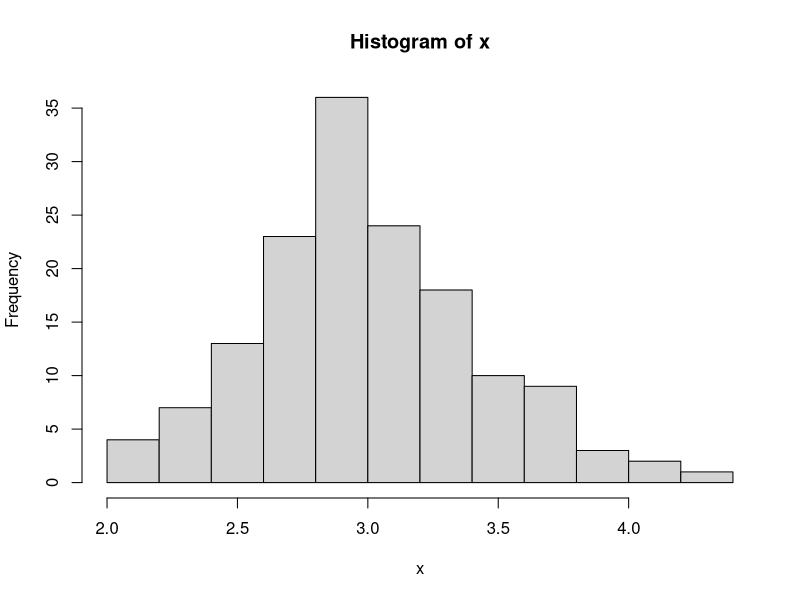
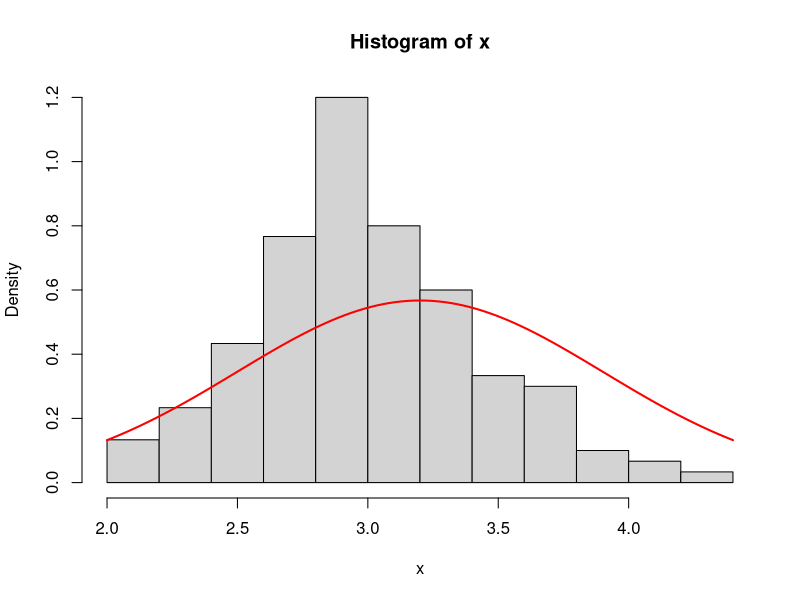
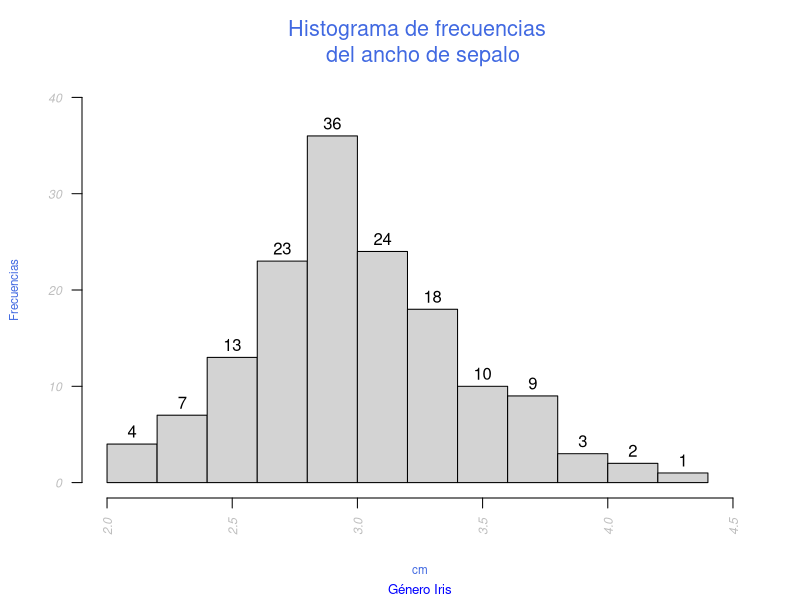
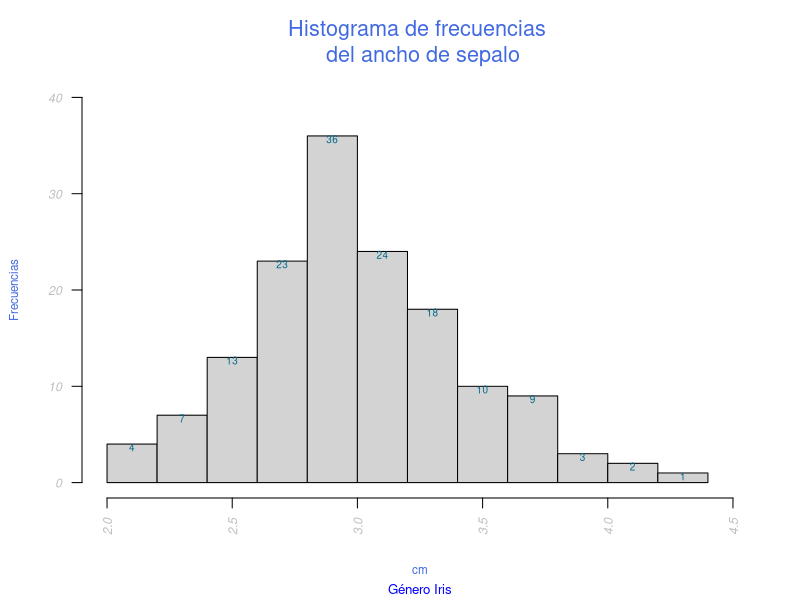
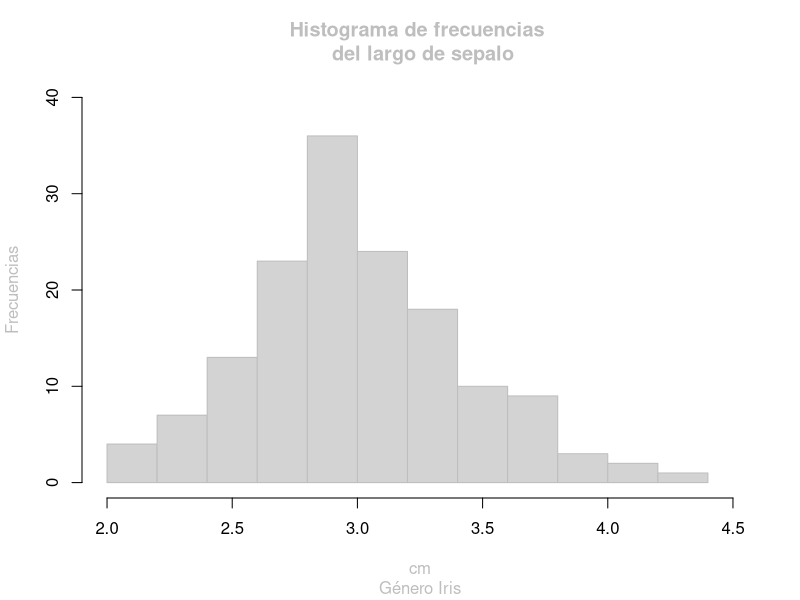
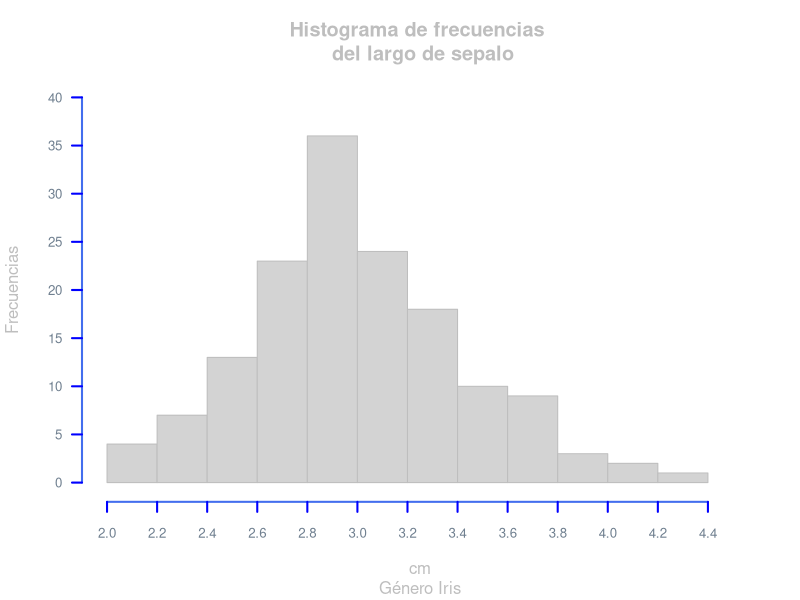
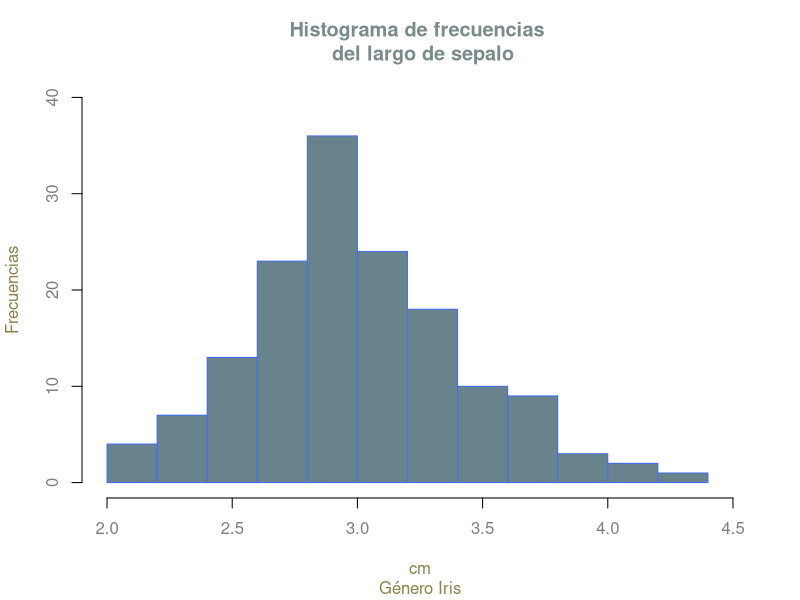
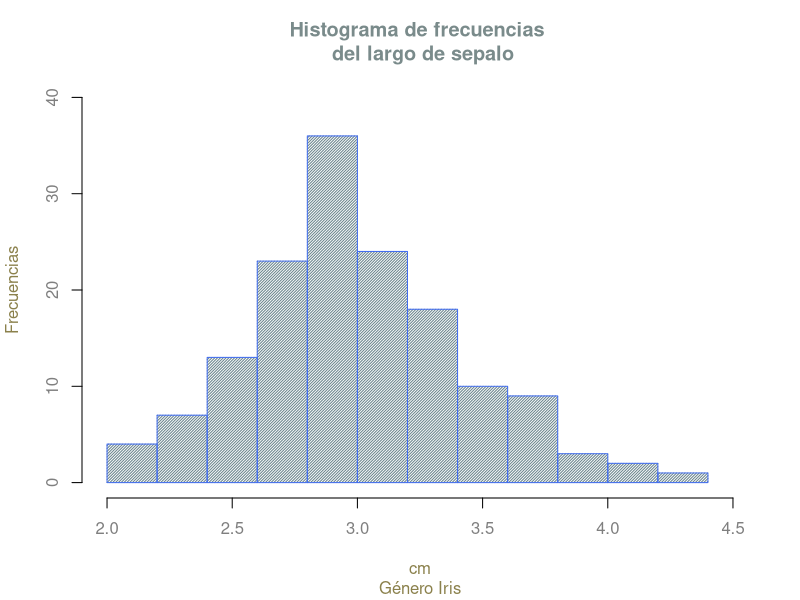

Here is the R script that generated these plots, in order:
## ---- chunk 1
data("iris")    #Datos en Cache, por lo que la base de datos solo carga cuando es llamada
## ---- chunk 2
x <- iris$Sepal.Width
## ---- chunk 3
hist(x)
## ---- chunk 4
hist(x, freq = F)
curve(dnorm(x, mean = mean(x), sd = sd(x)), add = T, col = "red", lwd = 2)
## ---- chunk 5
#Títulos
hist(x, main = "Histograma de frecuencias \n del ancho de sepalo", xlab = "cm", ylab = "Frecuencias", sub = "Género Iris", col.main = "Royalblue", col.sub = "Blue", col.axis = "gray", col.lab = "royalblue", font.main = 8, font.sub = 8, font.axis = 3, font.lab = 9, cex.main = 1.3, cex.sub = 0.8, cex.axis = 0.75, cex.lab= 0.7, xlim = c(2, 4.5), ylim = c(0, 40), labels = T, las = 2)
## ---- chunk 6
y <- hist(x, main = "Histograma de frecuencias \n del ancho de sepalo", xlab = "cm", ylab = "Frecuencias", sub = "Género Iris", col.main = "Royalblue", col.sub = "Blue", col.axis = "gray", col.lab = "royalblue", font.main = 8, font.sub = 8, font.axis = 3, font.lab = 9, cex.main = 1.3, cex.sub = 0.8, cex.axis = 0.75, cex.lab= 0.7, xlim = c(2, 4.5), ylim = c(0, 40), las = 2)
text(y$mids, y$counts, labels = y$counts, adj = c(0.5, 0.9), cex = 0.6, col = "deepskyblue4")
## ---- chunk 7
hist(x, main = "Histograma de frecuencias \n del largo de sepalo", xlab = "cm", ylab = "Frecuencias", sub = "Género Iris", xlim = c(2, 4.5), ylim = c(0, 40), border = "gray", col.main = "gray", col.sub = "gray", col.lab = "gray", axes = T)
## ---- chunk 8
hist(x,  main = "Histograma de frecuencias \n del largo de sepalo", xlab = "cm", ylab = "Frecuencias", sub = "Género Iris", xlim = c(2, 4.5), ylim = c(0, 40), border = "gray", col.main = "gray", col.sub = "gray", col.lab = "gray", axes = F)
axis(side = 1, at = seq(2.0, 4.4, 0.2), pos = -2, lwd = 2, lwd.ticks = 2, cex.axis = 0.8, tick = T, lty = 1, col = "royalblue2", col.ticks = "blue", col.axis = "slategray", font = 8)
axis(side = 2, at = seq(0, 40, 5), pos = 1.9 , lwd = 2, lwd.ticks = 2, cex.axis = 0.8, las = 1, tick = T, col = "royalblue2", col.ticks = "blue", col.axis = "slategray", font = 8)
## ---- chunk 9
hist(x, main = "Histograma de frecuencias \n del largo de sepalo", xlab = "cm", ylab = "Frecuencias", sub = "Género Iris", xlim = c(2, 4.5), ylim = c(0, 40), col = "lightblue4", border = "royalblue2", col.main = "lightcyan4", col.sub = "lightgoldenrod4", col.lab = "lightgoldenrod4", col.axis = "gray50", axes = T)
## ---- chunk 10
hist(x, main = "Histograma de frecuencias \n del largo de sepalo", xlab = "cm", ylab = "Frecuencias", sub = "Género Iris", xlim = c(2, 4.5), ylim = c(0, 40), col = "lightblue4", border = "royalblue2", col.main = "lightcyan4", col.sub = "lightgoldenrod4", col.lab = "lightgoldenrod4", col.axis = "gray50", axes = T, density = 50, angle = 45)
## ---- chunk 11

